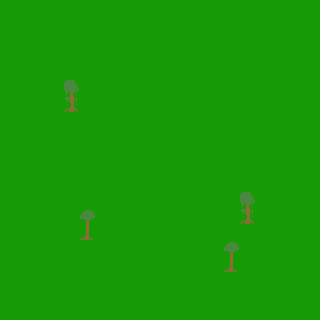

The image is a tile-based game level rendered from a .tmx file. Its description and complete source (layers, tilesets, objects, tile grids) follow:
An orthogonal 20x20 tile map with 16x16 px tiles, 2 tile layers (ground, collsion).

<map version="1.0" orientation="orthogonal" renderorder="right-down" width="20" height="20" tilewidth="16" tileheight="16" nextobjectid="1">
 <tileset firstgid="1" name="testAssets" tilewidth="16" tileheight="16" tilecount="256" columns="16">
  <image source="testAssets.png" width="256" height="256" />
 </tileset>
 <layer name="ground" width="20" height="20">
  <data encoding="csv">
1,1,1,1,1,1,1,1,1,1,1,1,1,1,1,1,1,1,1,1,
1,1,1,1,1,1,1,1,1,1,1,1,1,1,1,1,1,1,1,1,
1,1,1,1,1,1,1,1,1,1,1,1,1,1,1,1,1,1,1,1,
1,1,1,1,1,1,1,1,1,1,1,1,1,1,1,1,1,1,1,1,
1,1,1,1,1,1,1,1,1,1,1,1,1,1,1,1,1,1,1,1,
1,1,1,1,1,1,1,1,1,1,1,1,1,1,1,1,1,1,1,1,
1,1,1,1,1,1,1,1,1,1,1,1,1,1,1,1,1,1,1,1,
1,1,1,1,1,1,1,1,1,1,1,1,1,1,1,1,1,1,1,1,
1,1,1,1,1,1,1,1,1,1,1,1,1,1,1,1,1,1,1,1,
1,1,1,1,1,1,1,1,1,1,1,1,1,1,1,1,1,1,1,1,
1,1,1,1,1,1,1,1,1,1,1,1,1,1,1,1,1,1,1,1,
1,1,1,1,1,1,1,1,1,1,1,1,1,1,1,1,1,1,1,1,
1,1,1,1,1,1,1,1,1,1,1,1,1,1,1,1,1,1,1,1,
1,1,1,1,1,1,1,1,1,1,1,1,1,1,1,1,1,1,1,1,
1,1,1,1,1,1,1,1,1,1,1,1,1,1,1,1,1,1,1,1,
1,1,1,1,1,1,1,1,1,1,1,1,1,1,1,1,1,1,1,1,
1,1,1,1,1,1,1,1,1,1,1,1,1,1,1,1,1,1,1,1,
1,1,1,1,1,1,1,1,1,1,1,1,1,1,1,1,1,1,1,1,
1,1,1,1,1,1,1,1,1,1,1,1,1,1,1,1,1,1,1,1,
1,1,1,1,1,1,1,1,1,1,1,1,1,1,1,1,1,1,1,1
</data>
 </layer>
 <layer name="collsion" width="20" height="20">
  <data encoding="csv">
0,0,0,0,0,0,0,0,0,0,0,0,0,0,0,0,0,0,0,0,
0,0,0,0,0,0,0,0,0,0,0,0,0,0,0,0,0,0,0,0,
0,0,0,0,0,0,0,0,0,0,0,0,0,0,0,0,0,0,0,0,
0,0,0,0,0,0,0,0,0,0,0,0,0,0,0,0,0,0,0,0,
0,0,0,0,0,0,0,0,0,0,0,0,0,0,0,0,0,0,0,0,
0,0,0,0,20,0,0,0,0,0,0,0,0,0,0,0,0,0,0,0,
0,0,0,0,36,0,0,0,0,0,0,0,0,0,0,0,0,0,0,0,
0,0,0,0,0,0,0,0,0,0,0,0,0,0,0,0,0,0,0,0,
0,0,0,0,0,0,0,0,0,0,0,0,0,0,0,0,0,0,0,0,
0,0,0,0,0,0,0,0,0,0,0,0,0,0,0,0,0,0,0,0,
0,0,0,0,0,0,0,0,0,0,0,0,0,0,0,0,0,0,0,0,
0,0,0,0,0,0,0,0,0,0,0,0,0,0,0,0,0,0,0,0,
0,0,0,0,0,0,0,0,0,0,0,0,0,0,0,20,0,0,0,0,
0,0,0,0,0,21,0,0,0,0,0,0,0,0,0,36,0,0,0,0,
0,0,0,0,0,37,0,0,0,0,0,0,0,0,0,0,0,0,0,0,
0,0,0,0,0,0,0,0,0,0,0,0,0,0,21,0,0,0,0,0,
0,0,0,0,0,0,0,0,0,0,0,0,0,0,37,0,0,0,0,0,
0,0,0,0,0,0,0,0,0,0,0,0,0,0,0,0,0,0,0,0,
0,0,0,0,0,0,0,0,0,0,0,0,0,0,0,0,0,0,0,0,
0,0,0,0,0,0,0,0,0,0,0,0,0,0,0,0,0,0,0,0
</data>
 </layer>
</map>
